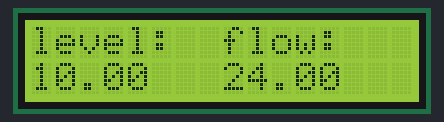
A sketch run on a simulated Arduino Uno, built with avr-gcc and run on an emulated ATmega328P. Shown: 16×2 character LCD.

Above: at 0.1 s.
At 10.1 s:
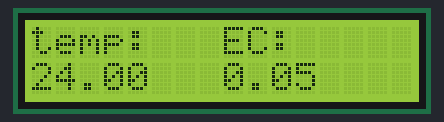
At 15.1 s:
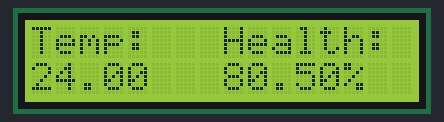
At 20.1 s:
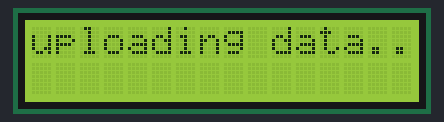
At 25.1 s:
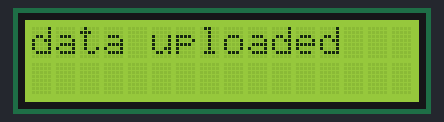
At 35.2 s:
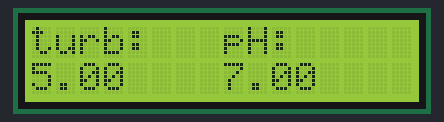

Measured:
- what the display in image 1 shows lasts 5.0 s, from 10.1 s to 15.1 s

The sketch:

LCD_basic.ino
```cpp
/*
 The circuit:
 * LCD RS pin to digital pin 12
 * LCD Enable pin to digital pin 11
 * LCD D4 pin to digital pin 10
 * LCD D5 pin to digital pin 9
 * LCD D6 pin to digital pin 8
 * LCD D7 pin to digital pin 7
 * LCD R/W pin to ground
 * 10K resistor:
 * ends to +5V and ground
 * wiper to LCD VO pin (pin 3)
*/

// include the library code:
#include <LiquidCrystal.h>

// initialize the library by associating any needed LCD interface pin
// with the arduino pin number it is connected to
const int rs = 12, en = 11, d4 = 10, d5 = 9, d6 = 8, d7 = 7;
LiquidCrystal lcd(rs, en, d4, d5, d6, d7);

int delayPrint = 5000;
bool sent = false;
float level = 10.0;
float flow = 24.0;
float turb = 5.0;
float pH = 7.0;
float temp = 24.0;
float EC = 0.05;
float Temp = 24.0;
float Health = 80.5;
float dataWater[6] = {level, flow, turb, pH, temp, EC};
float dataBattery[2] = {Temp, Health};

void dataUpload(bool sent){
  //while sending data
  if(sent == false){
    lcd.clear();
    lcd.setCursor(0,0);
    lcd.print("uploading data...");
  }

  //when data sent
  else{
    lcd.clear();
    lcd.setCursor(0,0);
    lcd.print("data uploaded");
  }
}

void dataPrintWater(float data[]){
  lcd.clear();
    lcd.setCursor(0,0); lcd.print("level:"); lcd.setCursor(8,0);lcd.print("flow:");
    lcd.setCursor(0,1); lcd.print(data[0]);
    lcd.setCursor(8,1); lcd.print(data[1]);
  delay (delayPrint);

  lcd.clear();
    lcd.setCursor(0,0); lcd.print("turb:"); lcd.setCursor(8,0);lcd.print("pH:");
    lcd.setCursor(0,1); lcd.print(data[2]);
    lcd.setCursor(8,1);lcd.print(data[3]);
  delay (delayPrint);

  lcd.clear();
    lcd.setCursor(0,0); lcd.print("temp:");lcd.setCursor(8,0);lcd.print("EC:");
    lcd.setCursor(0,1); lcd.print(data[4]);
    lcd.setCursor(8,1);lcd.print(data[5]);
  delay (delayPrint);
}

void dataPrintBattery(float data[]){
  lcd.clear();
  lcd.setCursor(0,0); lcd.print("Temp: "); lcd.setCursor(8,0); lcd.print("Health: ");
  lcd.setCursor(0,1); lcd.print(data[0]);
  lcd.setCursor(8,1); lcd.print(data[1]); lcd.print("%");
  delay (delayPrint);
}

void setup() {
  // set up the LCD's number of columns and rows:
  lcd.begin(16, 2);
  // Print a message to the LCD.
  //lcd.setCursor(0,0);
  //lcd.print("hello, world!");
  Serial.begin(9600);
}

void loop() {
  // Turn off the display:
  //lcd.noDisplay();

  // Turn on the display:
  //lcd.display();

  dataPrintWater(dataWater);
  dataPrintBattery(dataBattery);
  sent = false;
  dataUpload(sent);
  delay(delayPrint);
  sent = true;
  dataUpload(sent);
  delay(delayPrint);
}
```
